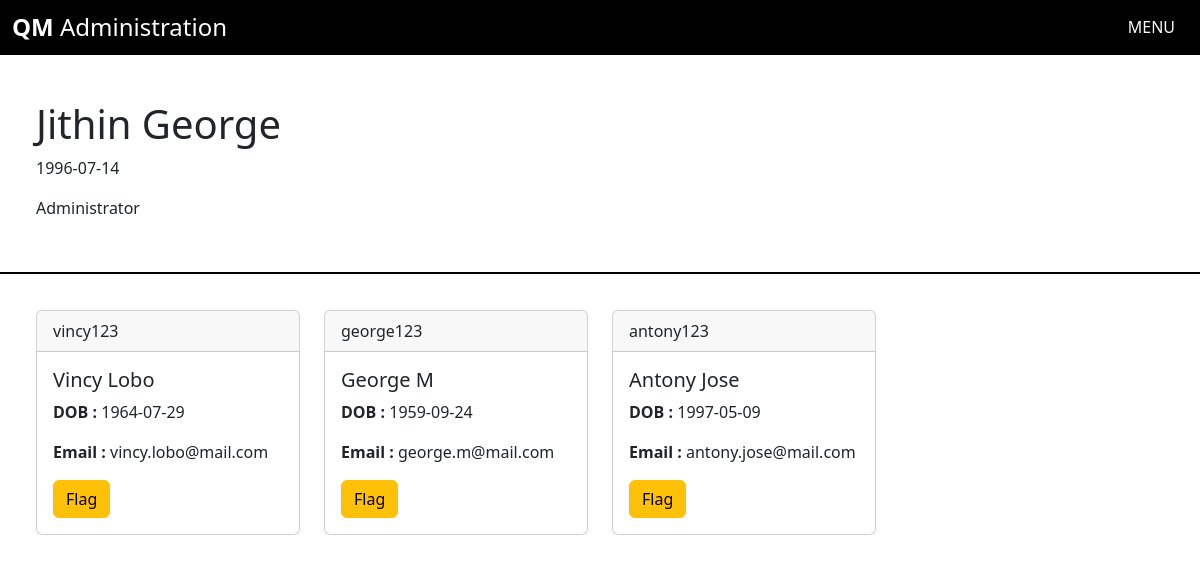
The app's page /users (signed in) with its own data.
### app.py (models this page shows)
class Users(db.Model, UserMixin):
    __tablename__ = 'users'
    id = db.Column(db.Integer, primary_key = True)
    fname = db.Column(db.String(100), nullable = False)
    lname = db.Column(db.String(100), nullable = False)
    dob = db.Column(db.String, nullable = False)
    email = db.Column(db.String(200), nullable = False, unique = True)
    qualification = db.Column(db.String(200), nullable = True)
    username = db.Column(db.String(100), nullable = False, unique = True )
    password = db.Column(db.String(50), nullable = False)
    admin = db.Column(db.Boolean, default = False, nullable = False)
    flagged = db.Column(db.Boolean, default = False, nullable = False)
    subs = db.relationship('Subjects', secondary = 'enrollment', backref = 'enrolledSubs' )
    chaps = db.relationship('Chapters', secondary = 'quiz', backref = 'quizChapters')

### app.py (the view)
@login_required
@app.route('/users', methods = ['GET','POST'])
def users_view():
    if current_user.admin:
        users = Users.query.filter_by(admin=0).all()
        return render_template('users.html', users=users)

### app.py (called while the page is built)
@login_manager.user_loader
def load_user(user_id):
    return Users.query.get(int(user_id))

### templates/users.html (shortened to what this page needs)
{% extends 'base.html' %}
{% block main %}
<div class="header">
    <h1>{{ current_user.fname }} {{ current_user.lname }}</h1>
    <p>{{ current_user.dob }}</p>
    <p>{{ current_user.qualification }}</p>
</div>
<div style="padding: 3%;">
    <div class="row">
        {% for user in users %}
        <div class="col-sm-3 mb-3">
          <div class="card">
            <div class="card-header">
                {{ user.username }}
            </div>
            <div class="card-body">
              <h5 class="card-title">{{ user.fname }} {{ user.lname }}</h5>
              <p class="card-text"><b>DOB :</b> {{ user.dob }}</p>
              <p class="card-text"><b>Email :</b> {{ user.email }}</p>
              <a href="#" class="btn btn-warning">Flag</a>
            </div>
          </div>
        </div>
        {% endfor %}
      </div>
</div>
{% endblock %}

### static/css/style.css (style rules this page uses)
body { overflow-x: hidden; width: 100%; }
.header { padding: 100px 3% 3% 3%; border-bottom: 2px black solid; transition: ease 0.5s; }

### records on screen
Users: fname "Jithin", lname "George", dob "1996-07-14", qualification "Administrator"
Users: username "vincy123", fname "Vincy", lname "Lobo", dob "1964-07-29", email "vincy.lobo@mail.com"
Users: username "george123", fname "George", lname "M", dob "1959-09-24", email "george.m@mail.com"
Users: username "antony123", fname "Antony", lname "Jose", dob "1997-05-09", email "antony.jose@mail.com"
